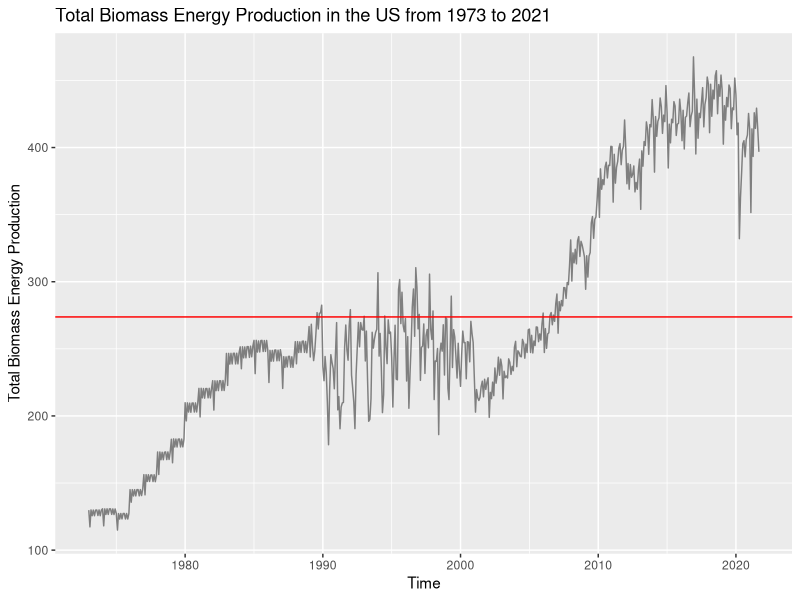
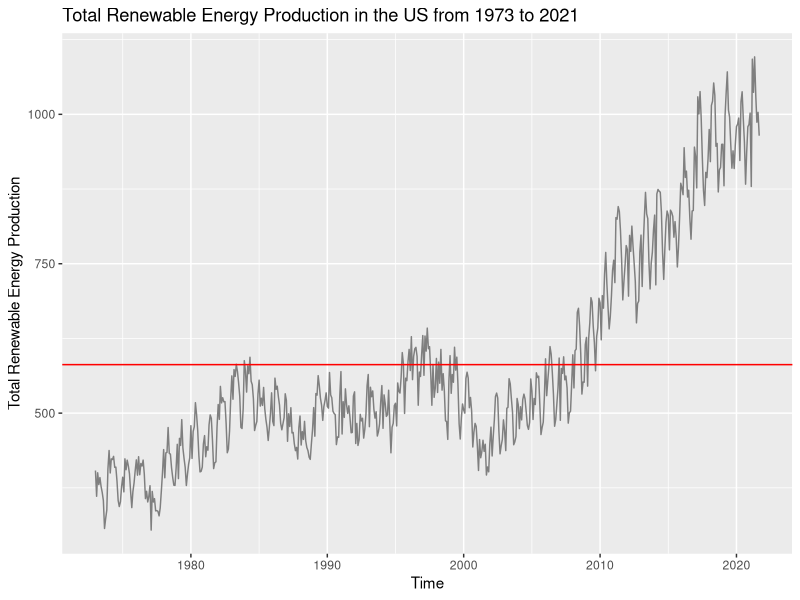
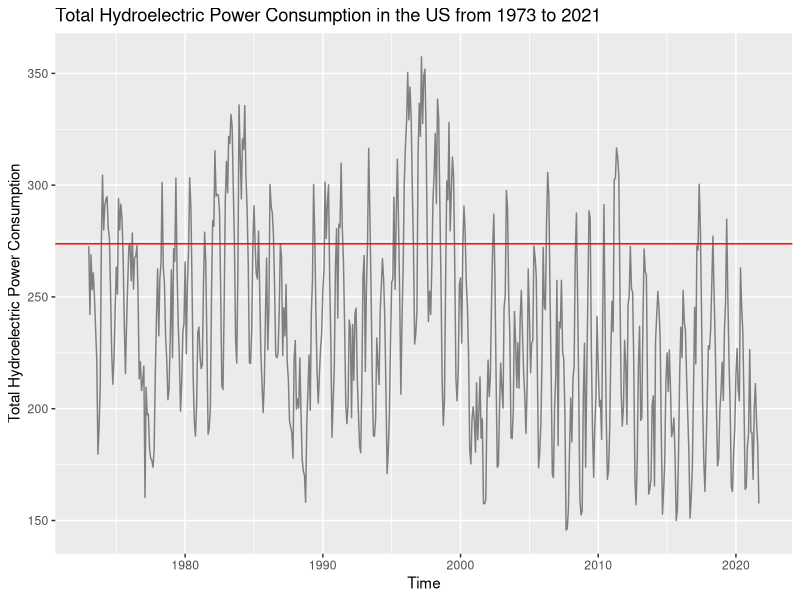
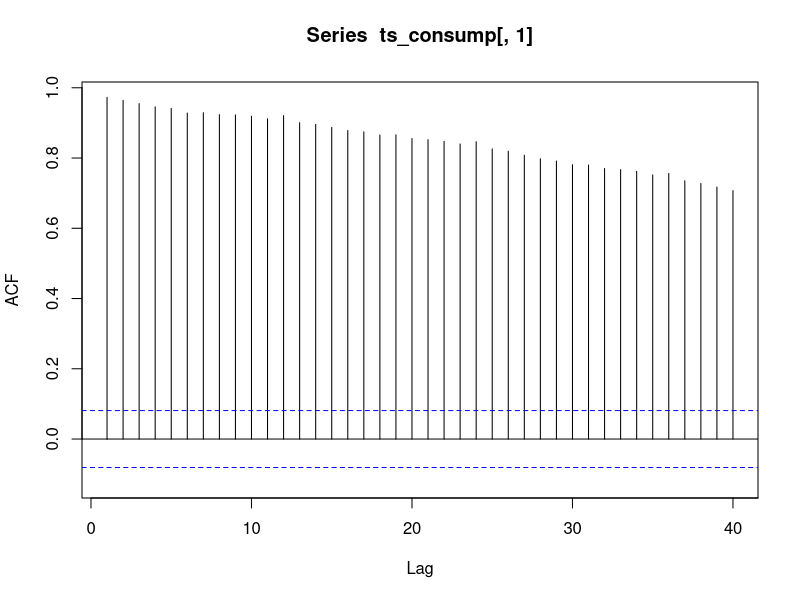
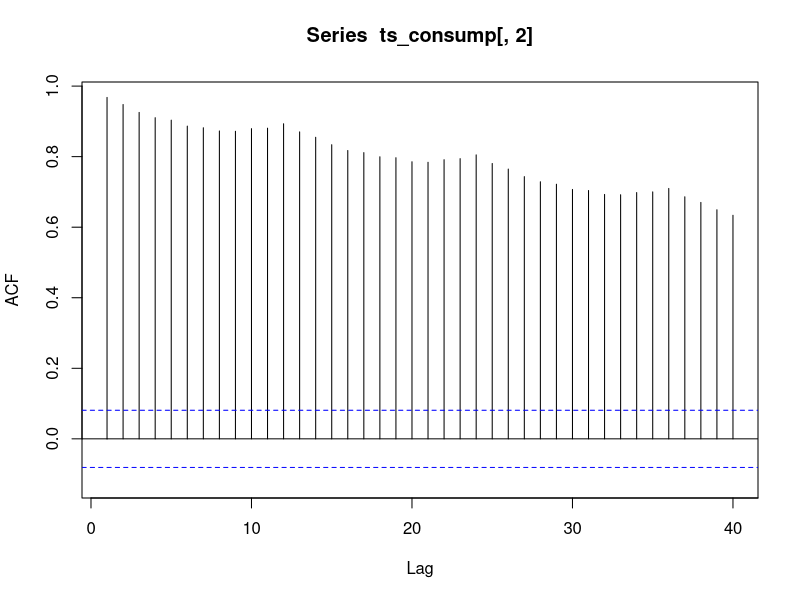
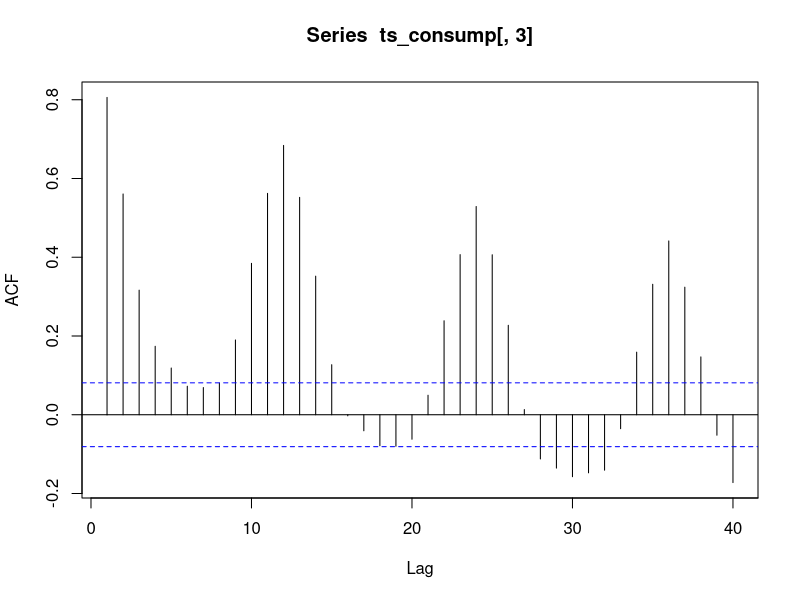
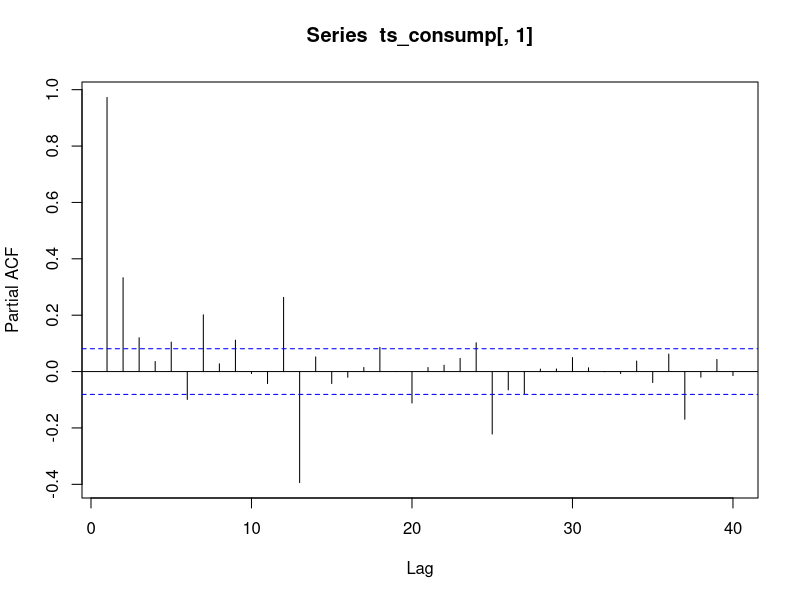
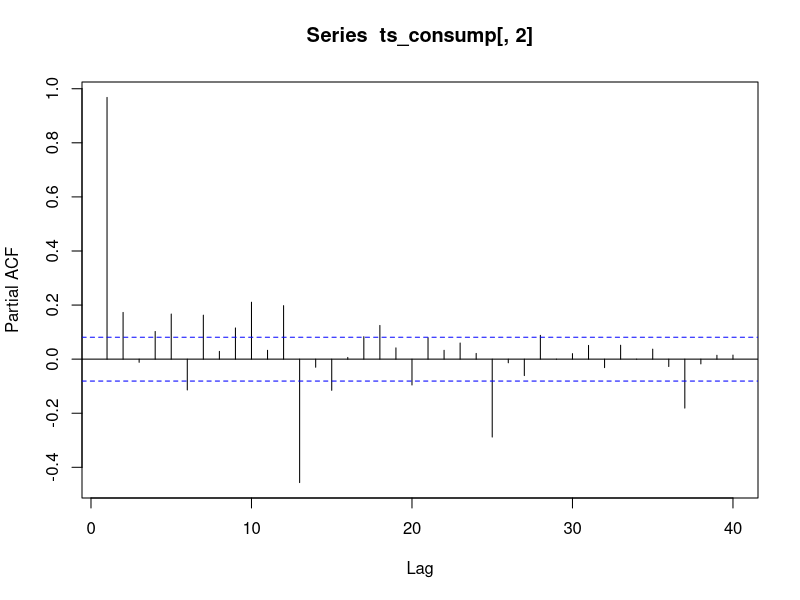

These figures' R source, in order:
## ---- chunk 1
#Load/install required package here
library(forecast)
library(tseries)
library(dplyr)
library(readxl)
library(ggplot2)
## ---- chunk 2
#Importing data set
raw_consump_data<-read_excel("Data/Table_10.1_Renewable_Energy_Production_and_Consumption_by_Source.xlsx")
## ---- chunk 3
consump_data <- raw_consump_data[,c("Month","Total Biomass Energy Production","Total Renewable Energy Production","Hydroelectric Power Consumption")]
head(raw_consump_data)
str(raw_consump_data)
## ---- chunk 4
ts_consump <- ts(consump_data[,2:4]) #note that we are only transforming columns with inflow data, not the date columns
## ---- chunk 5
bio_mean<-mean(ts_consump[,1])
bio_sd<-sd(ts_consump[,1])
renew_mean<-mean(ts_consump[,2])
renew_sd<-sd(ts_consump[,2])
hydro_mean<-mean(ts_consump[,3])
hydro_sd<-sd(ts_consump[,3])
## ---- chunk 6
names(raw_consump_data)[4] <- 'bio'
bioplot<-ggplot(raw_consump_data, aes(x=Month,))+
  geom_line(aes(y = bio, color = "green"))+
  xlab("Time") +
  ylab("Total Biomass Energy Production")+
  geom_hline(yintercept = bio_mean,color="red")+
  scale_color_manual("", 
                      breaks = c("Average Production"),
                      values = c("Average Production"="red"))+
  labs(title = "Total Biomass Energy Production in the US from 1973 to 2021")

names(raw_consump_data)[5] <- 'renew'
renewlot<-ggplot(raw_consump_data, aes(x=Month,))+
  geom_line(aes(y = renew, color = "blue"))+
  xlab("Time") +
  ylab("Total Renewable Energy Production")+
  geom_hline(yintercept = renew_mean,color="red")+
  scale_color_manual("", 
                      breaks = c("Average Production"),
                      values = c("Average Production"="red"))+
  labs(title = "Total Renewable Energy Production in the US from 1973 to 2021")

names(raw_consump_data)[6] <- 'hydro'
hydroplot<-ggplot(raw_consump_data, aes(x=Month,))+
  geom_line(aes(y = hydro, color = "purple"))+
  xlab("Time") +
  ylab("Total Hydroelectric Power Consumption")+
  geom_hline(yintercept = bio_mean,color="red")+
  scale_color_manual("", 
                      breaks = c("Average Consumption"),
                      values = c("Average Consumption"="red"))+
  labs(title = "Total Hydroelectric Power Consumption in the US from 1973 to 2021")
bioplot
renewlot
hydroplot
## ---- chunk 7
cor(ts_consump)
## ---- chunk 8
bio.acf<-Acf(ts_consump[,1], lag=40)
renw.acf<-Acf(ts_consump[,2], lag=40)
hydro.acf<-Acf(ts_consump[,3], lag=40)
## ---- chunk 9
bio.pacf<-pacf(ts_consump[,1], lag=40)
renw.pacf<-pacf(ts_consump[,2], lag=40)
hydro.pacf<-pacf(ts_consump[,3], lag=40)
